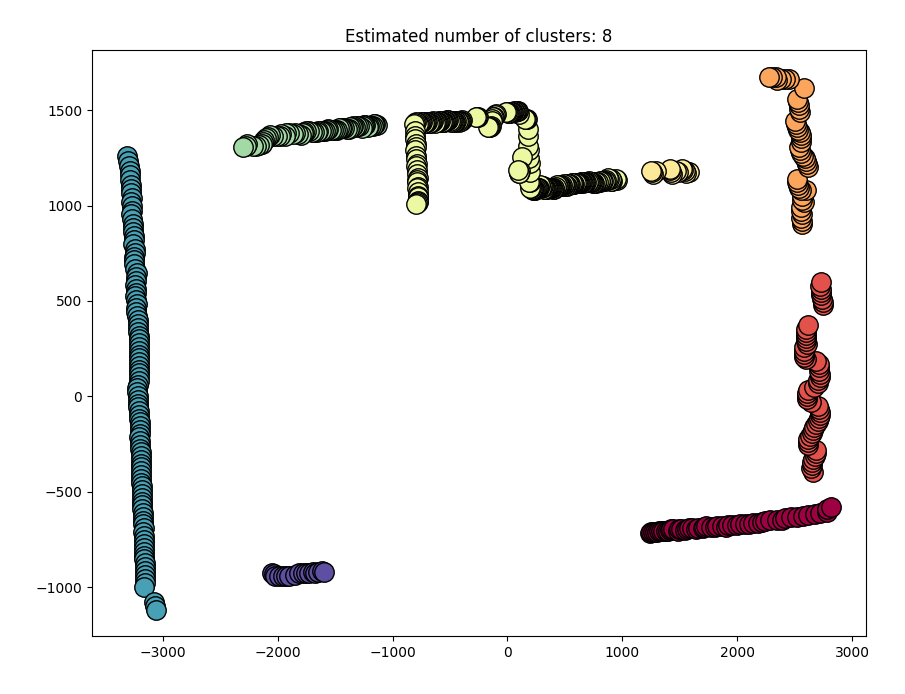

This figure's Python source:
from sklearn import metrics
from sklearn.cluster import DBSCAN
import matplotlib.pyplot as plt
import numpy as np
import csv

def pol2cart(rho, phi):
	phi += np.pi / 2
	x = rho * np.cos(phi)
	y = rho * np.sin(phi)
	x = -x
	return(x, y)

X = np.zeros((682-79-19-8-21, 2))
i = 0

with open('ACM0_result.txt', newline='') as csvfile:
	dreader = csv.reader(csvfile, delimiter=',', quotechar='|')
	for row in dreader:
		a = np.radians(float(row[0]))
		d = float(row[1])
		(x, y) = pol2cart(d, a)
		if not (x < 30 and y < 30 and x > -30 and y > -30):
			X[i,:] = [ x, y ]
			i += 1

# X = X.reshape(-1, 1)

plt.scatter(X[:, 0], X[:, 1])
plt.show()

print(X)

db = DBSCAN(eps=180, min_samples=4).fit(X)
labels = db.labels_

n_clusters_ = len(set(labels)) - (1 if -1 in labels else 0)
n_noise_ = list(labels).count(-1)

print("Estimated number of clusters: %d" % n_clusters_)
print("Estimated number of noise points: %d" % n_noise_)

unique_labels = set(labels)
core_samples_mask = np.zeros_like(labels, dtype=bool)
core_samples_mask[db.core_sample_indices_] = True

colors = [plt.cm.Spectral(each) for each in np.linspace(0, 1, len(unique_labels))]
for k, col in zip(unique_labels, colors):
	if k == -1:
		# Black used for noise.
		col = [0, 0, 0, 1]

	class_member_mask = labels == k

	xy = X[class_member_mask & core_samples_mask]
	plt.plot(
		xy[:, 0],
		xy[:, 1],
		"o",
		markerfacecolor=tuple(col),
		markeredgecolor="k",
		markersize=14,
	)

	xy = X[class_member_mask & ~core_samples_mask]
	plt.plot(
		xy[:, 0],
		xy[:, 1],
		"o",
		markerfacecolor=tuple(col),
		markeredgecolor="k",
		markersize=6,
	)

plt.title(f"Estimated number of clusters: {n_clusters_}")
plt.show()


# def calculate_kn_distance(x, y, k):
# 	kn_distance = []
# 	for i in range(x.size):
# 		eucl_dist = []
# 		for j in range(x.size):
# 			eucl_dist.append(
# 				np.sqrt(
# 					((x[i] - x[j]) ** 2) +
# 					((y[i] - y[j]) ** 2)))
# 
# 		eucl_dist.sort()
# 		kn_distance.append(eucl_dist[k])
# 
# 	return kn_distance
# 
# 
# 
# plt.figure()
# eps_dist = calculate_kn_distance(x1, y1, 4)
# plt.hist(eps_dist, bins=30)
# plt.ylabel('n')
# plt.xlabel('Epsilon distance')
# plt.show()
